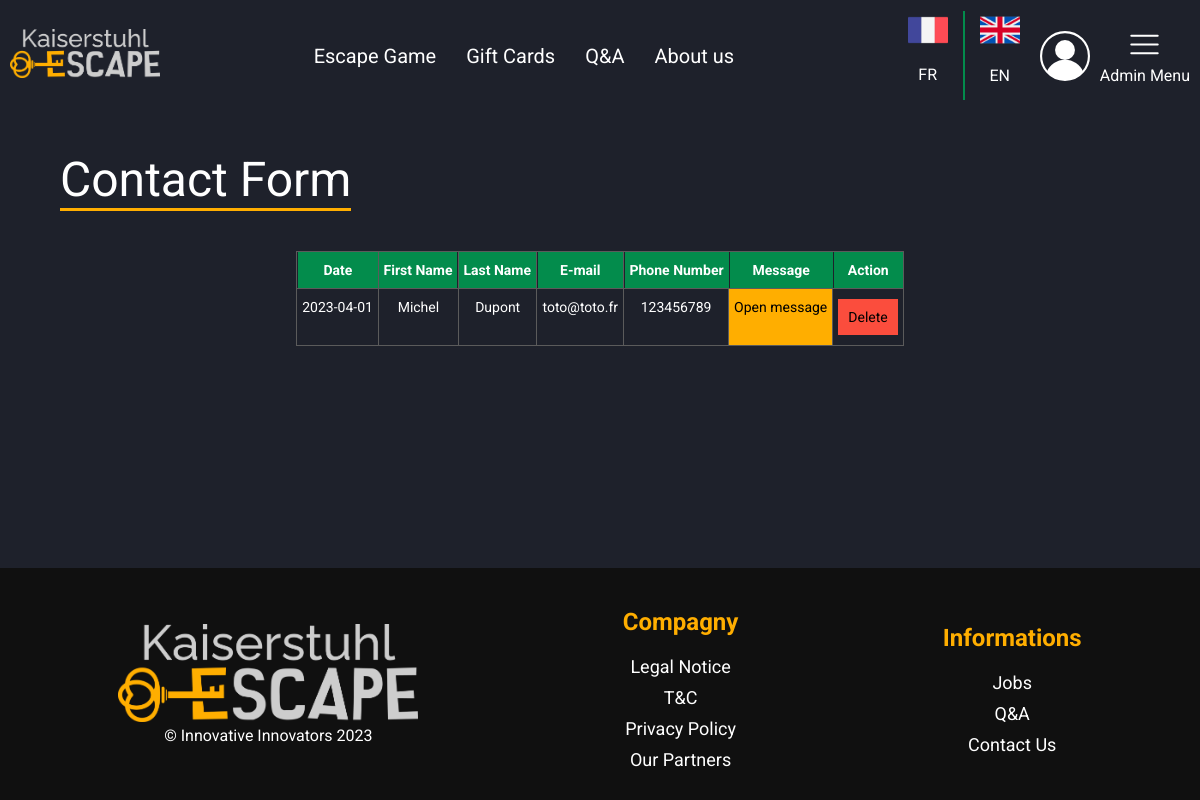
/index.php?action=admin&page=contactForm (signed in), run on an earlier commit of the app's database.
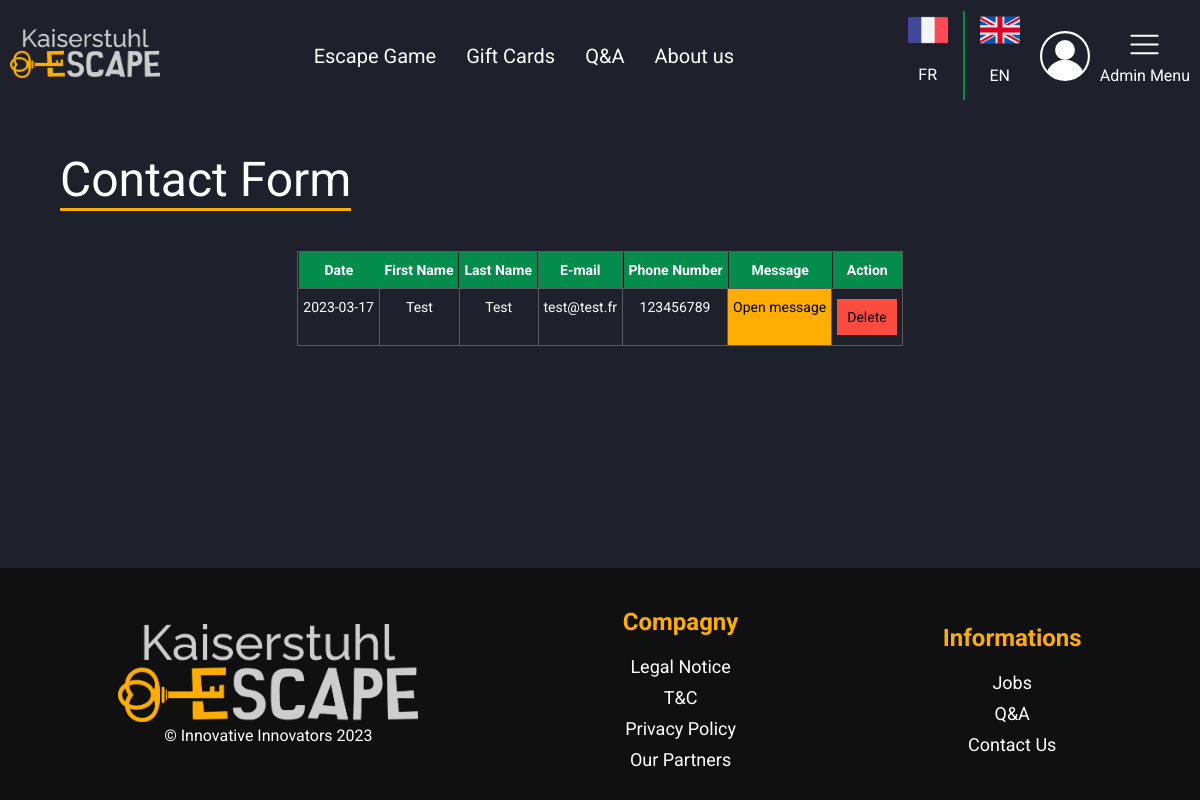
And on a later commit of the database.
### tables this page shows
CREATE TABLE `contactForm` (
  `id_contactForm` int(11) NOT NULL,
  `date` date DEFAULT NULL,
  `firstName` varchar(32) DEFAULT NULL,
  `lastName` varchar(32) DEFAULT NULL,
  `email` varchar(255) DEFAULT NULL,
  `phone` int(11) DEFAULT NULL,
  `message` text DEFAULT NULL
);

### vue/vue.class.php (called while the page is built, shortened)
<?php
class vue
{
    private $fichierVue;
    public function __construct($action)
    {
        $this->fichierVue = "vue/vue" . $action . ".php";
    }
    public function afficher($data, $title)
    {
        require $this->fichierVue;
        require "gabarit.php";
    }
}

### controleur/ctrAdmin.class.php (called while the page is built, shortened)
<?php
require_once "modele/escapeGame.class.php";
require_once "vue/vue.class.php";
class ctrAdmin
{
    public $contact;
    public function __construct()
    {
        $this->contact = new contact();
    }
    public function contactForm()
    {
        $contactInfos = $this->contact->getContactInfos();
        $title = "Administration Contact Form - Kaiserstuhl escape";
        $objVue = new vue("AdminContactForm");
        $objVue->afficher(array("contacts" => $contactInfos), $title);
    }
}

### index.php (called while the page is built, shortened)
<?php
require "includes/default_config.php";
$objRouteur = new Routeur();
$objRouteur->routeurRequete();

### includes/default_config.php (called while the page is built, shortened)
<?php
$conf = new stdClass();
$conf->DBHOST = config::$DBHost ?? "localhost";
$conf->DBUSER = config::$DBUser ?? "root";
$conf->DBNAME = config::DBNAME;
$conf->DBPWD = config::$DBPwd ?? "admin";

### modele/bdd.class.php (called while the page is built, shortened)
<?php
abstract class bdd
{
    private $bdd;
    protected function execReq($req)
    {
        $reponse = $this->connexionBDD()->query($req);
        $resultat = $reponse->fetchAll(PDO::FETCH_ASSOC);
        return $resultat;
    }
    private function connexionBDD()
    {
        global $conf;
        if (!isset($this->bdd))
            try {
                $options = array(PDO::MYSQL_ATTR_INIT_COMMAND => "SET NAMES utf8");
                $this->bdd = new PDO('mysql:host=' . $conf->DBHOST . ';dbname=' . $conf->DBNAME, $conf->DBUSER, $conf->DBPWD, $options);
            } catch (Exception $err) {
                throw new Exception("Connexion à la BDD");
            }
        return $this->bdd;
    }
}

### modele/contact.class.php (called while the page is built, shortened)
<?php
require_once "modele/bdd.class.php";
class contact extends bdd
{
    public function getContactInfos()
    {
        $req = "SELECT * FROM contactForm";
        return $this->execReq($req);
    }
}

### vue/vueAdminContactForm.php (the view, shortened to what this page needs)
<h2 class="titleUnderline"><?= ADMIN_CONTACT_FORM_TITLE ?></h2>
<div class="tableContactForm">
    <div class="tg-wrap">
        <table class="tg">
            <thead>
            <tr>
                <th class="tg-a43n"><?= ADMIN_CONTACT_FORM_DATE ?></th>
                <th class="tg-a43n"><?= ADMIN_CONTACT_FORM_FIRST_NAME ?></th>
                <th class="tg-a43n"><?= ADMIN_CONTACT_FORM_LAST_NAME ?></th>
                <th class="tg-a43n"><?= ADMIN_CONTACT_FORM_EMAIL ?></th>
                <th class="tg-a43n"><?= ADMIN_CONTACT_FORM_PHONE ?></th>
                <th class="tg-a43n"><?= ADMIN_CONTACT_FORM_MESSAGE ?></th>
                <th class="tg-a43n"><?= ADMIN_CONTACT_FORM_ACTION ?><br></th>
            </tr>
            </thead>
            <tbody>
            <?php
            $i = 0;
            foreach ($contacts as $contact) {
                $name = "message" . $i;
                ?>
                <tr>
                    <td class="tg-m5d1"><?= $contact["date"] ?></td>
                    <td class="tg-m5d1"><?= $contact["firstName"] ?></td>
                    <td class="tg-m5d1"><?= $contact["lastName"] ?></td>
                    <td class="tg-m5d1"><?= $contact["email"] ?></td>
                    <td class="tg-m5d1"><?= $contact["phone"] ?></td>
                    <td class="tg-wkfw messageOpenButton <?= $name ?>"><?= ADMIN_CONTACT_FORM_MESSAGE_BUTTON ?></td>
                    <td class="tg-wkfw tg-wkfw-delete">
                        <div class="warningDelForm"><?= ADMIN_CONTACT_FORM_DELETE ?></div>
                    </td>
                </tr>
                <?php
                $i++;
            }
            ?>
            </tbody>
        </table>
    </div>
</div>

What changed in the data, as far as the page shows it:
removed contactform: date "2023-04-01", firstName "Michel", lastName "Dupont", email "toto@toto.fr", phone "123456789"
added contactform: date "2023-03-17", firstName "Test", lastName "Test", email "test@test.fr", phone "123456789"
